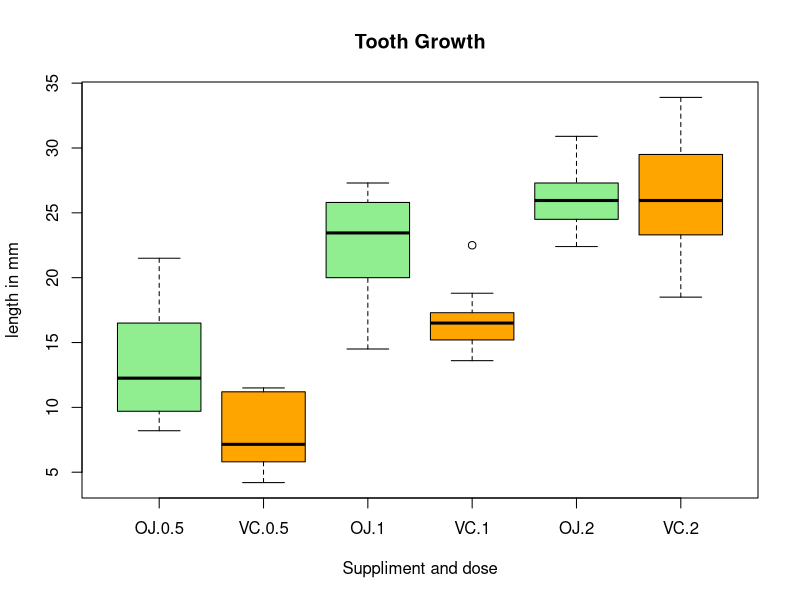

This chart was generated by the following R code:
## ---- chunk 1
library(datasets)
data(ToothGrowth)
head(ToothGrowth)
## ---- chunk 2
summary(ToothGrowth)
## ---- chunk 3
boxplot(len~supp*dose, data = ToothGrowth, col = c("lightgreen", "orange"), main = "Tooth Growth", xlab ="Suppliment and dose", ylab = "length in mm")
## ---- chunk 4
toothLen.doseOJ = subset(ToothGrowth, supp == "OJ")
toothLen.doseVC = subset(ToothGrowth, supp == "VC")
doseEffect  <- t.test(toothLen.doseOJ$len, toothLen.doseVC$len)
doseEffect
## ---- chunk 5
largedoseEffect  <- t.test(subset(toothLen.doseOJ, dose == 2.0)$len, subset(toothLen.doseVC, dose == 2.0)$len)
largedoseEffect
## ---- chunk 6
smalldoseEffect  <- t.test(subset(toothLen.doseOJ, dose < 2.0)$len, subset(toothLen.doseVC, dose < 2.0)$len)
smalldoseEffect
